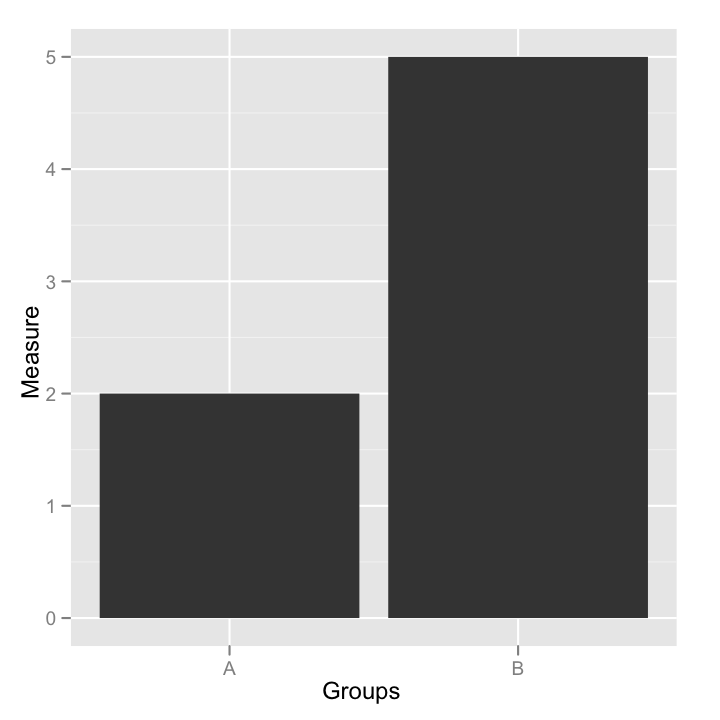

The R source for this figure:
p <- ggplot(data, aes(Groups, Measure))+
	geom_bar()
print(p)
